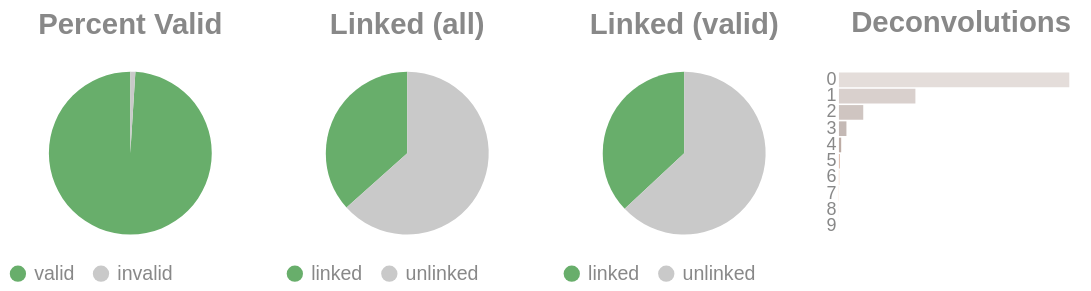

The notebook cell saved with this chart:
### Code cell
if SKIPLR:
    pass
else:
    clash = Counter()
    for i in valids['molecule'].to_list():
        _mol = i.split("-")
        if len(_mol) == 1:
            clash.update('0')
        else:
            clash.update(_mol[-1])

    _d = {"deconvolutions": [], 'count': []}
    for k,v in clash.items():
        _d['deconvolutions'].append(k)
        _d['count'].append(v)

    tot_valid = valids['reads'].sum()
    mask = valids['reads'] >= 2
    n_linked_reads = valids.filter(mask)['reads'].sum()
    if n_linked_reads == 0:
        print_html("No linked molecules (>=2 reads) were detected; skipping linked-only distributions.")
        SKIPLR = True
    else:
        perc_valid = round(tot_valid / n_reads, 4)
        linked_perc_abs = round(n_linked_reads / n_reads, 4)
        linked_perc = round(n_linked_reads / tot_valid, 4)

    _valid = pl.DataFrame({"valids": ['valid', 'invalid'], "count": [tot_valid, n_reads - tot_valid]})
    _linked_abs = pl.DataFrame({"linked (absolute)": ['linked', 'unlinked'], "count": [n_linked_reads, n_reads - n_linked_reads]})
    _linked_rel = pl.DataFrame({"linked (valids)": ['linked', 'unlinked'], "count": [n_linked_reads, tot_valid - n_linked_reads]})

    (
        alt.hconcat(
            piechart(_valid, goodval = 'valid', title = "Percent Valid"),
            piechart(_linked_abs, goodval = "linked", title =  "Linked (all)"),
            piechart(_linked_rel, goodval = "linked", title =  "Linked (valid)"),
            convolutionbar(pl.DataFrame(_d), title = "Deconvolutions"),
            center = True,
            bounds = 'flush'
        )
        .resolve_scale(color='independent')
        .resolve_legend('independent')
        .properties(usermeta={'embedOptions': {"actions": False}})
    ).display()

### Figure 1 — Vega-Lite specification as saved in the notebook (floating-point values rounded to 4 significant figures)
{"width": "container", "height": 400, "config": {"title": {"anchor": "start", "dy": -15, "fontSize": 18, "color": "#888888", "subtitleColor": "#888888", "subtitleFontSize": 14}, "arc": {"fill": "#0072B2"}, "axis": {"domainColor": "#888888", "domainWidth": 0.5, "gridWidth": 0.2, "grid": false, "titleFontWeight": 400, "titleFontSize": 15, "labelFontSize": 11, "labelColor": "#888888", "tickColor": "#888888", "tickWidth": 0.2, "titleColor": "#888888"}, "axisBand": {"grid": false}, "axisX": {"grid": true, "tickSize": 10, "domainCap": "round"}, "axisY": {"domain": false, "grid": true, "tickSize": 0, "domainCap": "round"}, "background": "transparent", "header": {"labelFontSize": 15, "labelColor": "#888888", "titleFontSize": 15, "titleFontWeight": 600, "titleColor": "#888888"}, "legend": {"labelFont": "sans-serif", "labelFontSize": 12, "labelColor": "#888888", "symbolSize": 100, "symbolType": "circle", "titleFontSize": 12, "titlePadding": 10, "titleColor": "#888888", "title": null}, "range": {"category": ["#E69F00", "#56B4E9", "#009E73", "#F0E442", "#0072B2", "#D55E00", "#CC79A7", "#000000"], "diverging": ["#cfe8f3", "#a2d4ec", "#73bfe2", "#46abdb", "#1696d2", "#12719e"]}, "area": {"fill": "#0072B2", "fillOpacity": 0.7, "line": true, "strokeOpacity": 0.7}, "line": {"color": "#0072B2", "stroke": "#0072B2", "strokeWidth": 2}, "trail": {"color": "#0072B2", "stroke": "#0072B2", "strokeWidth": 0, "size": 1}, "point": {"filled": true, "fillOpacity": 1.0, "size": 95}, "text": {"color": "#888888", "fontSize": 11, "align": "right", "fontWeight": 400, "size": 11}, "bar": {"fill": "#0072B2", "stroke": null}, "view": {"stroke": null, "continuousWidth": 660, "continuousHeight": 400}}, "hconcat": [{"data": {"name": "data-03f69bc8f806c6744fcf632b2b83516f"}, "mark": {"type": "arc"}, "encoding": {"color": {"field": "valids", "legend": {"orient": "bottom", "title": null}, "scale": {"domain": ["valid", "invalid"], "range": ["#68ae6b", "#C9C9C9"]}, "title": "Valids", "type": "nominal"}, "theta": {"field": "count", "type": "quantitative"}, "tooltip": [{"field": "valids", "title": "Valids", "type": "ordinal"}, {"field": "percent", "format": ".2%", "title": "Percent", "type": "quantitative"}, {"field": "count", "title": "Count", "type": "quantitative"}]}, "height": 100, "title": {"text": "Percent Valid", "align": "center", "anchor": "middle"}, "transform": [{"calculate": "datum.count / 2346844", "as": "percent"}], "width": 150}, {"data": {"name": "data-cd66f2821df771109916d06f6ce83bc3"}, "mark": {"type": "arc"}, "encoding": {"color": {"field": "linked (absolute)", "legend": {"orient": "bottom", "title": null}, "scale": {"domain": ["linked", "unlinked"], "range": ["#68ae6b", "#C9C9C9"]}, "title": "Linked (Absolute)", "type": "nominal"}, "theta": {"field": "count", "type": "quantitative"}, "tooltip": [{"field": "linked (absolute)", "title": "Linked (Absolute)", "type": "ordinal"}, {"field": "percent", "format": ".2%", "title": "Percent", "type": "quantitative"}, {"field": "count", "title": "Count", "type": "quantitative"}]}, "height": 100, "title": {"text": "Linked (all)", "align": "center", "anchor": "middle"}, "transform": [{"calculate": "datum.count / 2346844", "as": "percent"}], "width": 150}, {"data": {"name": "data-1149d56af94aef0f19c11b779da720f9"}, "mark": {"type": "arc"}, "encoding": {"color": {"field": "linked (valids)", "legend": {"orient": "bottom", "title": null}, "scale": {"domain": ["linked", "unlinked"], "range": ["#68ae6b", "#C9C9C9"]}, "title": "Linked (Valids)", "type": "nominal"}, "theta": {"field": "count", "type": "quantitative"}, "tooltip": [{"field": "linked (valids)", "title": "Linked (Valids)", "type": "ordinal"}, {"field": "percent", "format": ".2%", "title": "Percent", "type": "quantitative"}, {"field": "count", "title": "Count", "type": "quantitative"}]}, "height": 100, "title": {"text": "Linked (valid)", "align": "center", "anchor": "middle"}, "transform": [{"calculate": "datum.count / 2323516", "as": "percent"}], "width": 150}, {"data": {"name": "data-6a27213cad343b8b65613701146b2040"}, "mark": {"type": "bar"}, "encoding": {"color": {"field": "deconvolutions", "legend": null, "scale": {"scheme": "lightgreyred"}, "type": "nominal"}, "tooltip": [{"field": "deconvolutions", "title": "Deconvolutions", "type": "ordinal"}, {"field": "percent", "format": ".2%", "title": "Percent", "type": "quantitative"}, {"field": "count", "title": "Count", "type": "quantitative"}], "x": {"axis": null, "field": "count", "type": "quantitative"}, "y": {"field": "deconvolutions", "sort": "ascending", "title": null, "type": "nominal"}}, "height": 100, "title": {"text": "Deconvolutions", "align": "center", "anchor": "middle"}, "transform": [{"calculate": "datum.count / 1818795", "as": "percent"}], "width": 150}], "bounds": "flush", "center": true, "resolve": {"legend": {"angle": "independent"}, "scale": {"color": "independent"}}, "usermeta": {"embedOptions": {"actions": false}}, "$schema": "https://vega.github.io/schema/vega-lite/v6.4.1.json", "datasets": {"data-03f69bc8f806c6744fcf632b2b83516f": [{"valids": "valid", "count": 2323516}, {"valids": "invalid", "count": 23328}], "data-cd66f2821df771109916d06f6ce83bc3": [{"linked (absolute)": "linked", "count": 858985}, {"linked (absolute)": "unlinked", "count": 1487859}], "data-1149d56af94aef0f19c11b779da720f9": [{"linked (valids)": "linked", "count": 858985}, {"linked (valids)": "unlinked", "count": 1464531}], "data-6a27213cad343b8b65613701146b2040": [{"deconvolutions": "0", "count": 1225602}, {"deconvolutions": "1", "count": 406861}, {"deconvolutions": "2", "count": 129353}, {"deconvolutions": "3", "count": 39867}, {"deconvolutions": "4", "count": 11967}, {"deconvolutions": "5", "count": 3621}, {"deconvolutions": "6", "count": 1078}, {"deconvolutions": "7", "count": 322}, {"deconvolutions": "8", "count": 98}, {"deconvolutions": "9", "count": 26}]}}
